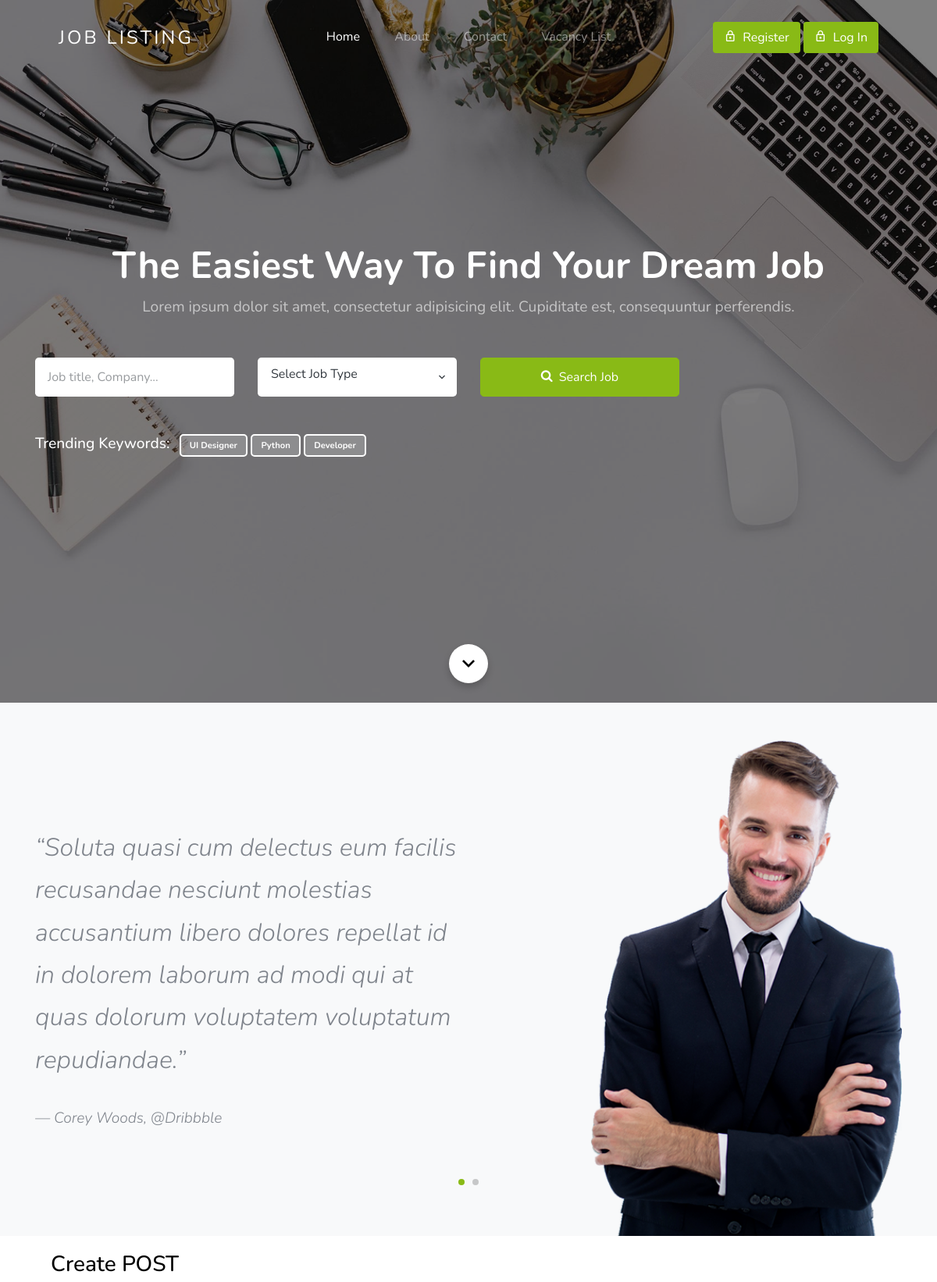
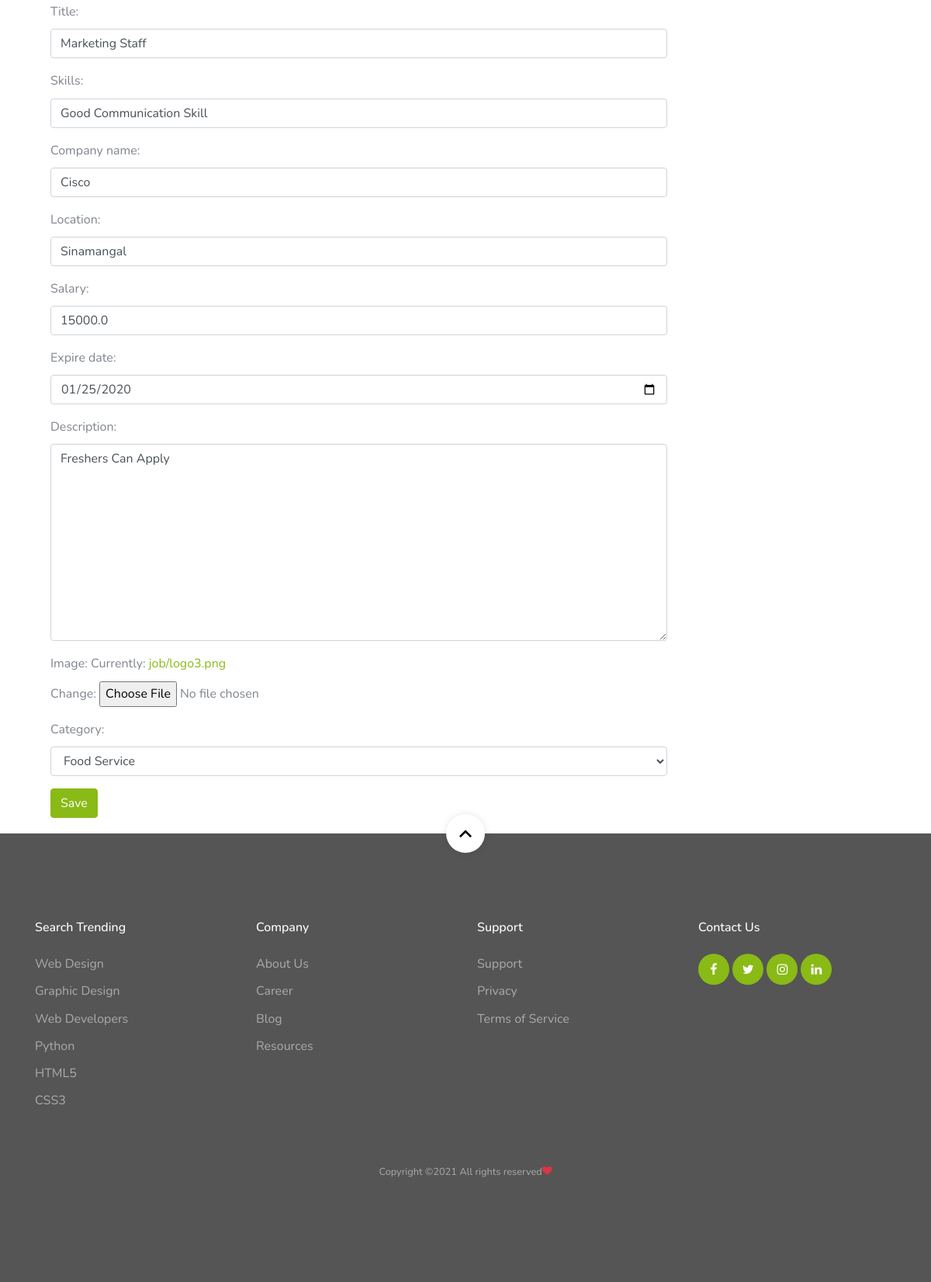
The page /edit-job/8 on the database its author committed (2 pictures, top to bottom).
### job/models.py (models this page shows, shortened)
class Job(models.Model):
    title=models.CharField(max_length=100)
    skills=models.CharField(max_length=100)
    company_name=models.CharField(max_length=100)
    location=models.CharField(max_length=100)
    salary=models.FloatField(null=True)
    publish_date=models.DateField(auto_now=True)
    expire_date=models.DateField()
    description=models.TextField(null=True,blank=True)
    image=models.ImageField(upload_to='job',null=True,blank=True)
    category=models.ForeignKey(Category,on_delete=models.CASCADE)
    class Meta:
        db_table="job"

class Category(models.Model):
    title=models.CharField(max_length=100,unique=True)
    def __str__(self):
        return self.title

### joblisting/views.py (the view)
# urls.py: path('edit-job/<int:id>',views.editpost,name='edit_post'),
def editpost(request,id):
    data=Job.objects.get(pk=id)
    form=JobForm(request.POST or None,request.FILES or None,instance=data)
    if form.is_valid():
        form.save()
        return redirect('dashboard')
    context = {
        'form': form
    }
    return render(request, 'edit_post.html', context)

### job/forms.py
class JobForm(forms.ModelForm):
    title=forms.CharField(widget=forms.TextInput(attrs={'class':'form-control','placeholder':'Enter Title'}))
    skills=forms.CharField(widget=forms.TextInput(attrs={'class':'form-control','placeholder':'Enter Skills'}))
    company_name=forms.CharField(widget=forms.TextInput(attrs={'class':'form-control','placeholder':'Enter Company Name'}))
    category = forms.ModelChoiceField(queryset=Category.objects.all(), widget=forms.Select(attrs={'class': 'form-control'}))
    location=forms.CharField(widget=forms.TextInput(attrs={'class':'form-control','placeholder':'Enter Location'}))
    salary=forms.FloatField(widget=forms.NumberInput(attrs={'class':'form-control','type':'number','placeholder':'Enter Salary'}))
    expire_date=forms.CharField(widget=forms.TextInput(attrs={'class':'form-control','type':'date'}))
    description = forms.CharField(widget=forms.Textarea(attrs={'class': 'form-control'}))
    image=forms.ImageField()
    class Meta:
        model=Job
        fields='__all__'

### templates/edit_post.html (shortened to what this page needs)
{% extends 'base/base.html' %}
{% block 'body' %}
    <div class="container" style="padding:20px;">
     <div class="col-md-9">
        <h3>Create POST</h3>
         <form method="post" enctype="multipart/form-data">
             {{form.as_p}}
             <button type="submit" class="btn btn-primary">Save</button>
         </form>
     </div>
    </div>
{% endblock %}

### static/css/style.css (style rules this page uses)
body { font-weight: 400; font-size: 1rem; line-height: 1.7; position: relative; }
body:after { content: ""; position: absolute; top: 0; left: 0; right: 0; bottom: 0; background: rgba(0, 0, 0, 0.7); z-index: 100; opacity: 0; visibility: hidden; -webkit-transition: .3s all ease; -o-transition: .3s all ease; transition: .3s all ease; }
h1, h2, h3, h4 { color: #000; }
.btn:after, .btn:before { display: none; }
.btn.btn-primary { color: #fff; }

### rows shown on the page
Job: title "Marketing Staff", skills "Good Communication Skill", company_name "Cisco", location "Sinamangal", salary "15000.0", expire_date "01/25/2020", description "Freshers Can Apply", category "Food Service"
